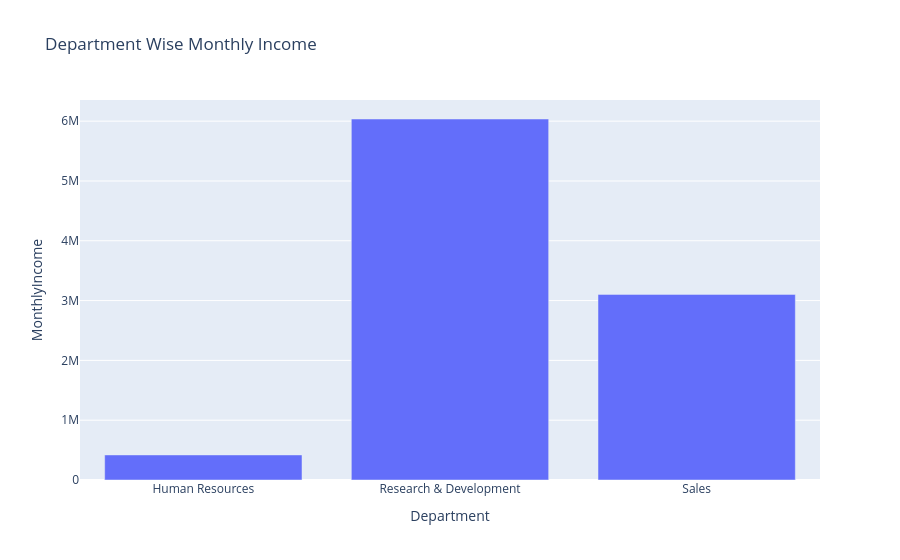

The notebook cell this image was saved under:
### Code cell
response3=chain.invoke({"input":f"Can you plot the total department wise monthly Income from the dataset and use plotly to plot and display the monthly income in the plot{df}? "})
print(response3.content)

python_repl.run(response3.content)

### Figure 1 — Plotly figure (JSON) as saved in the notebook; plotly's stock layout.template omitted (floating-point values rounded to 4 significant figures)
{"data": [{"hovertemplate": "Department=%{x}<br>MonthlyIncome=%{y}<extra></extra>", "legendgroup": "", "marker": {"color": "#636efa", "pattern": {"shape": ""}}, "name": "", "orientation": "v", "showlegend": false, "textposition": "auto", "type": "bar", "x": ["Human Resources", "Research & Development", "Sales"], "xaxis": "x", "y": [419234, 6036284, 3103791], "yaxis": "y"}], "layout": {"barmode": "relative", "legend": {"tracegroupgap": 0}, "title": {"text": "Department Wise Monthly Income"}, "xaxis": {"anchor": "y", "domain": [0, 1], "title": {"text": "Department"}}, "yaxis": {"anchor": "x", "domain": [0, 1], "title": {"text": "MonthlyIncome"}}}}
